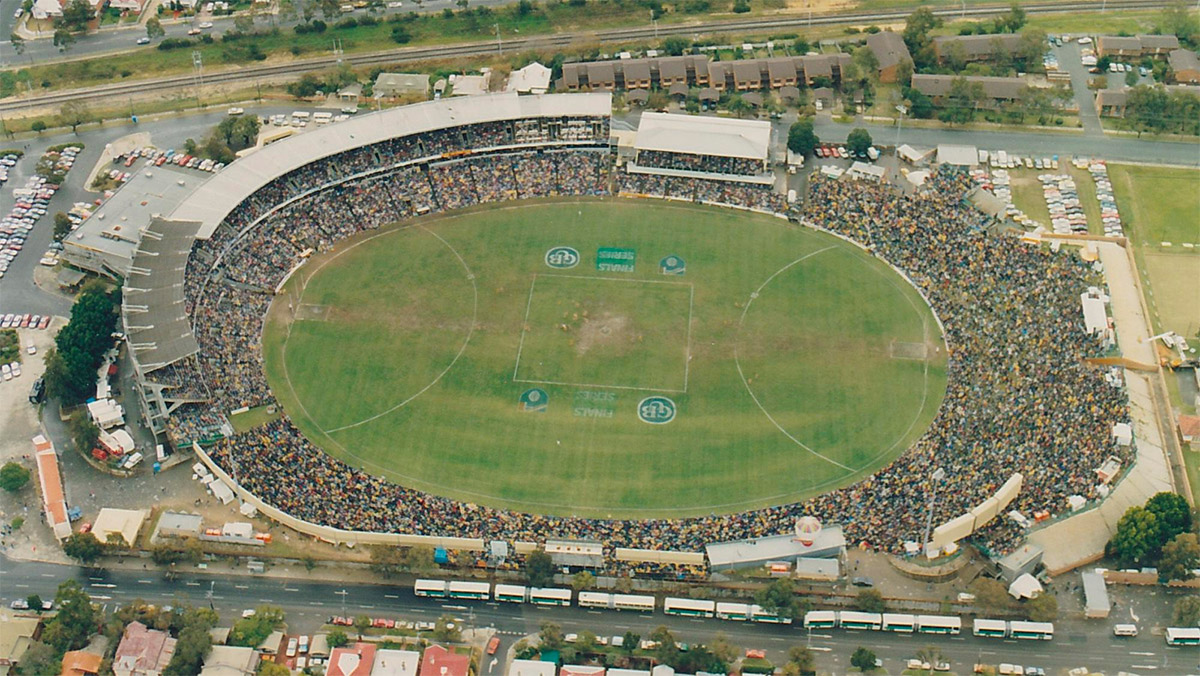
#> input picture .claude/review/subiaco_src/refs/01.jpg, 1200 x 676 px
$ python photo_cam.py ../../../../.claude/review/subiaco_src/refs/01.jpg ../../../../.claude/review/subiaco_src/refs/01.jpg
#> lines starting #> are read from the running program, lines starting #| are printed output that depends on the picture; after the words box and inside, x2 and y2 are one past the last pixel; in counts of white or black regions, pixels touching at a corner belong together
"""Solve the camera of the September 2026 drone photo of Mars Stadium (Wikimedia Commons "Eureka Stadium September
2026", 1920 x 1080, taken from the north-north-east) from the centre square's corners and centre (50 m, on the
field's long axis) and the turf's edge against the fitted fence curve on the far half of the ground:

  python3 tools/grounds/mars/qa/photo_cam.py <photo.jpg> <out_prefix>     -> <out_prefix>.json (camera), .png (overlay)

Unknowns: focal length, rotation, position, one radial distortion term, and a small shift and turn of the painted square
(held near the fit's centre and axis). Used to check the new stands' front wall against the fence curve and the
south-east roof's front height; only numbers are kept, no imagery."""
import sys, json, math, numpy as np, cv2
import os; sys.path.insert(0,os.path.dirname(os.path.abspath(__file__))); from newstands import pol
def ring(b0,b1,off,z,step=0.25):
    bb=np.arange(b0,b1+1e-9,step); p=pol(bb,np.full(len(bb),off)); return np.c_[p,np.full(len(bb),z)]
from PIL import Image, ImageDraw
from scipy.optimize import least_squares
SRC=sys.argv[1]; OUT=sys.argv[2]
im=np.asarray(Image.open(SRC).convert('RGB')).astype(float)
r,g,b=im[...,0],im[...,1],im[...,2]
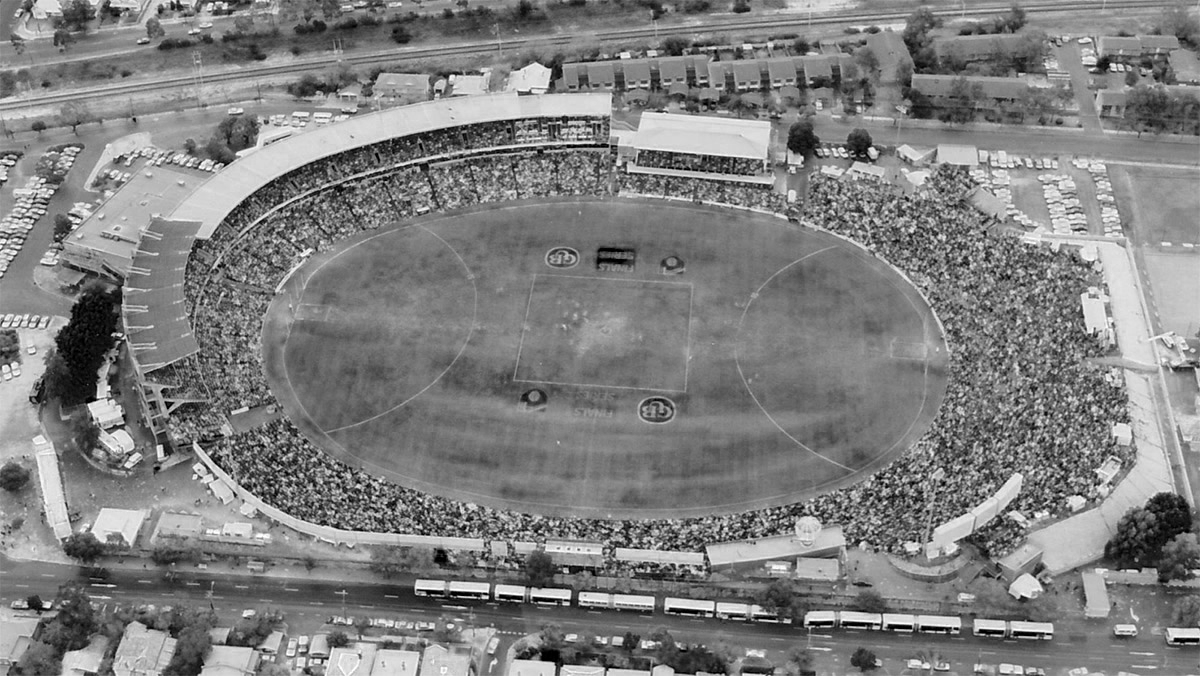
#> r: shape (676, 1200) float64; min 0, max 255, mean 127.3
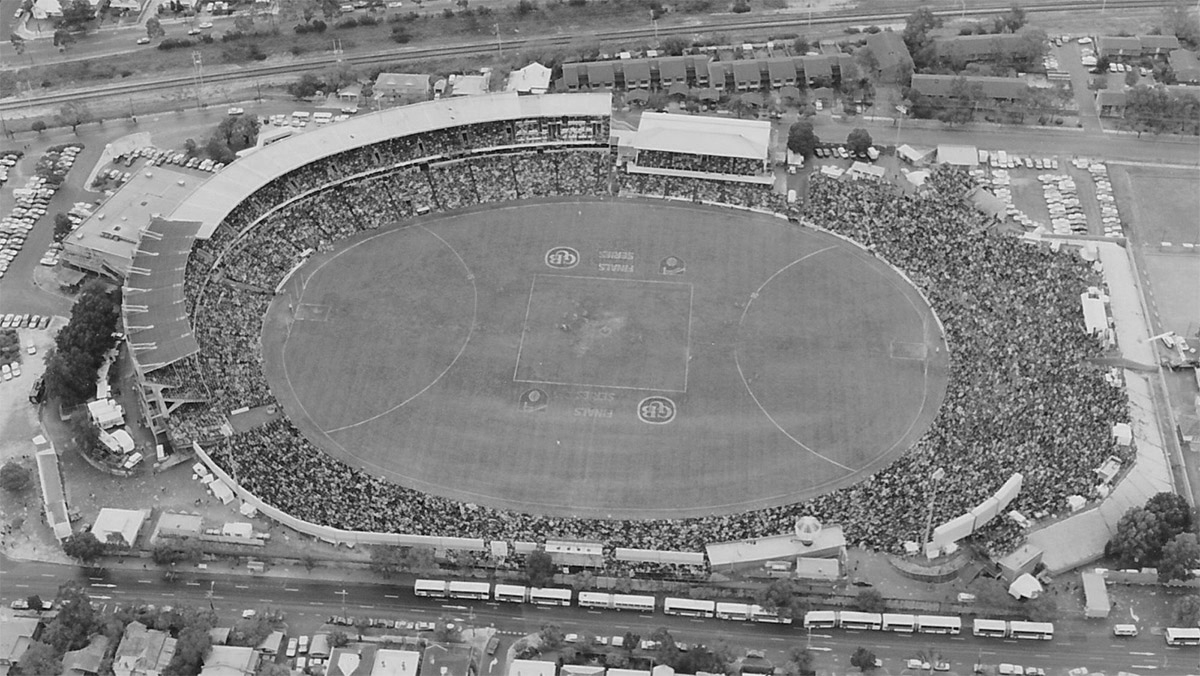
#> g: shape (676, 1200) float64; min 0, max 254, mean 130.6
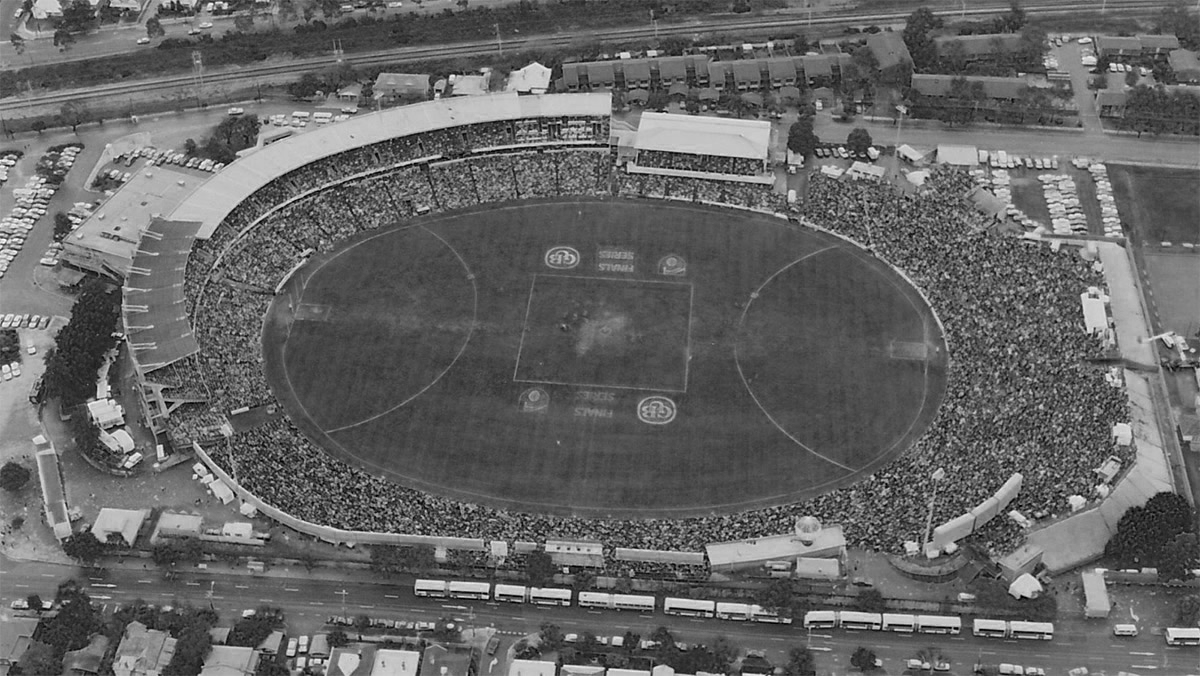
#> b: shape (676, 1200) float64; min 0, max 255, mean 100.8
G=(g>r*1.05)&(g>b*1.25)&(g>60)
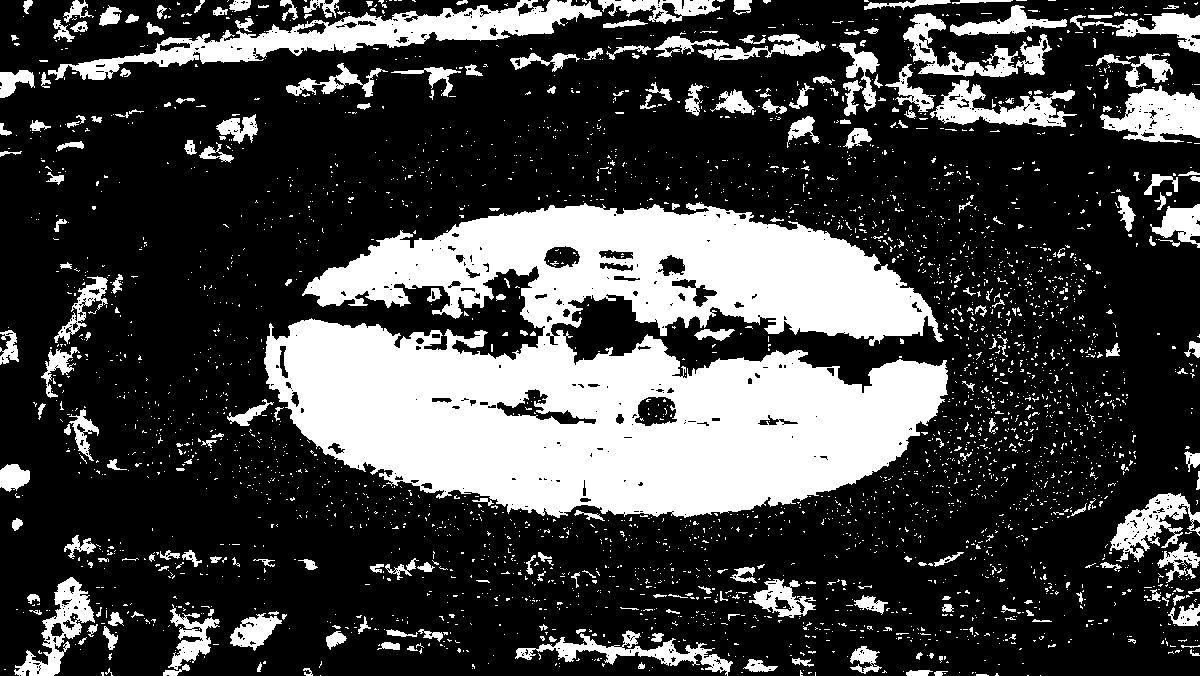
#> G: shape (676, 1200) bool; 26.7% white; 3295 white regions (3026 under 20 px), largest, box (x1, y1, x2, y2) and area: (264, 202, 948, 518) 137999, (48, 0, 602, 80) 11696, (1100, 85, 1200, 143) 3458
G=cv2.morphologyEx(G.astype(np.uint8),cv2.MORPH_CLOSE,np.ones((5,5),np.uint8))>0
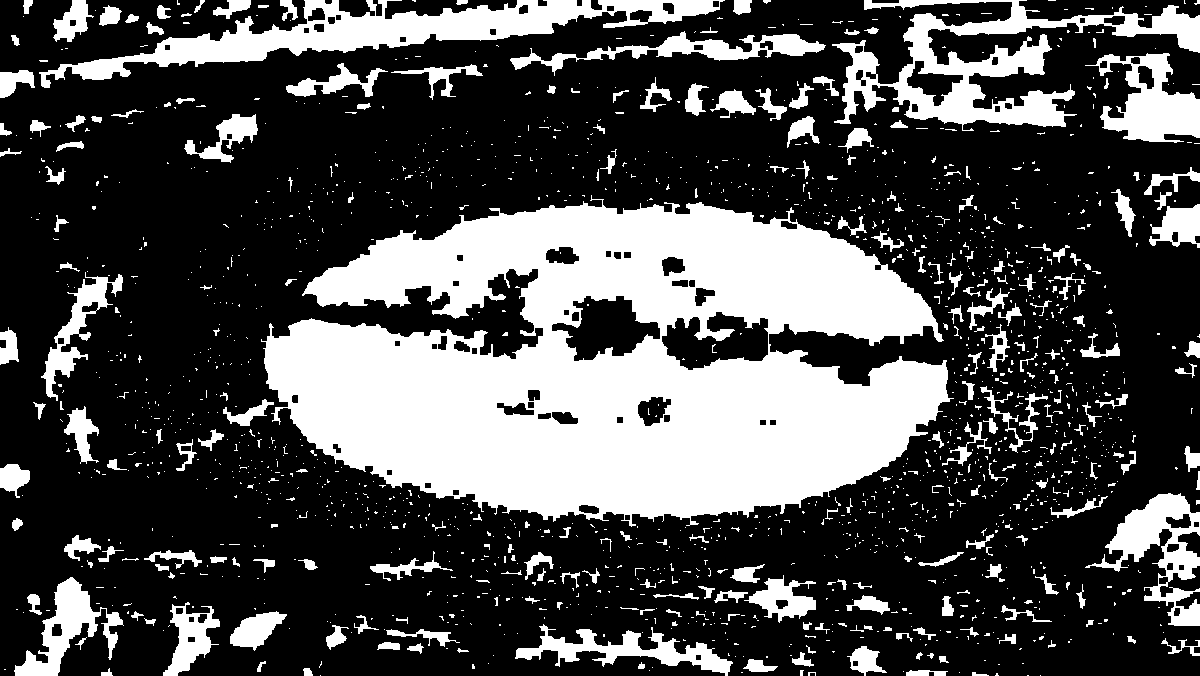
#> G: shape (676, 1200) bool; 30% white; 1674 white regions (1402 under 20 px), largest, box (x1, y1, x2, y2) and area: (261, 195, 954, 527) 145012, (39, 0, 725, 88) 16204, (832, 0, 1200, 131) 14670
c0=np.array([995.,648.]); obs=[]; A0,A1=15.0,165.0   # the far half: there the turf edge is the fence's foot, not a roof front hiding it
for a in np.arange(0,360,1.0):
    d=np.array([math.cos(math.radians(a)),-math.sin(math.radians(a))]); last=None; miss=0
    for s in np.arange(5,900,0.5):
        p=c0+s*d; u,v=int(p[0]),int(p[1])
        if not(0<=u<1920 and 0<=v<1080): break
        if G[v,u]: last=s; miss=0
        else:
            miss+=0.5
            if miss>6: break
    if last is not None and A0<a<A1: obs.append([a,last])
obs=np.array(obs)
curves=[ring(0,360,0,0.0), ring(324,384,0.15,7.2), ring(384,458,2.2,6.8)]
#> (the run stopped early here; a loop or call above may not have finished)
